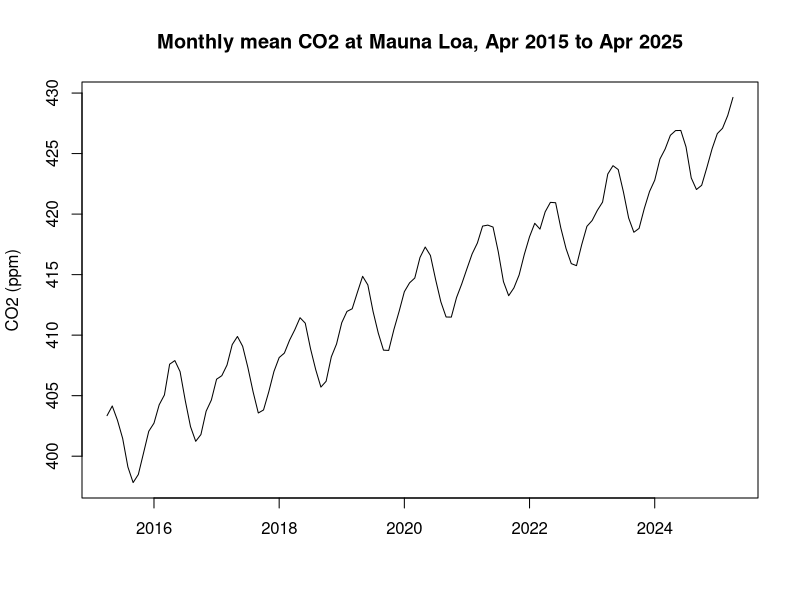
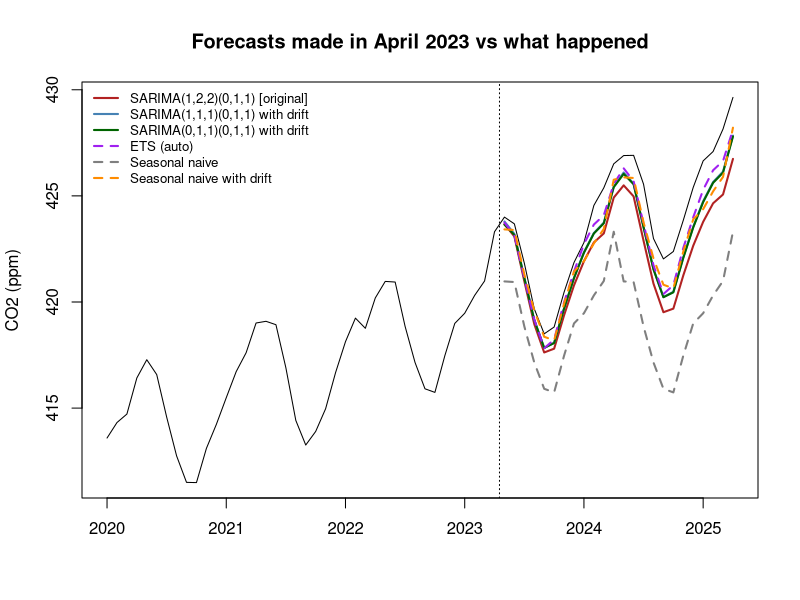
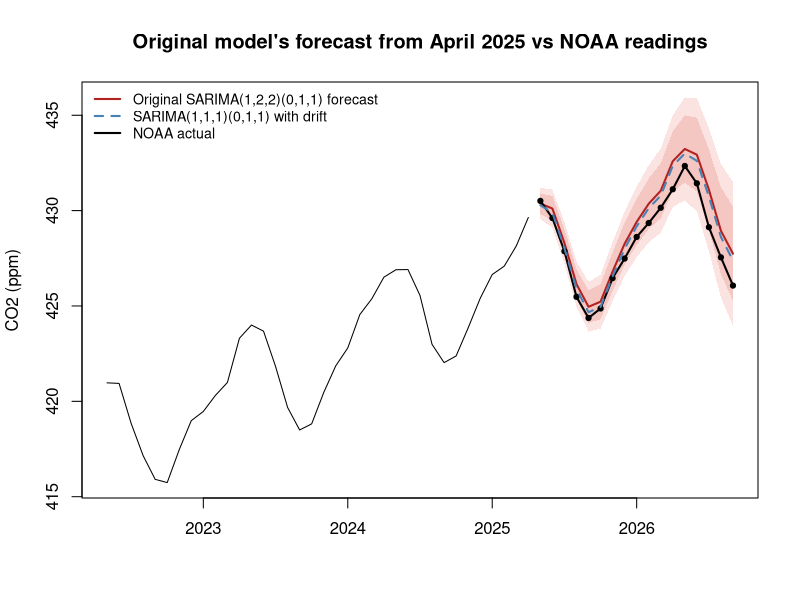

Reproduce these figures in R, in order.
## ---- chunk 1
knitr::opts_chunk$set(echo = TRUE, message = FALSE, warning = FALSE,
                      fig.width = 9, fig.height = 4.5, fig.align = "center",
                      dev = "png", dpi = 110,
                      fig.path = "figures/")
library(forecast)
library(tseries)
library(knitr)
library(kableExtra)
set.seed(42)

tbl <- function(x, caption, digits = 3) {
  kable(x, digits = digits, caption = caption) |>
    kable_styling(bootstrap_options = c("striped", "condensed"), full_width = FALSE)
}
## ---- chunk 2
d <- read.csv("data/co2_mlo_2015_2025.csv")
co2 <- ts(d$average, start = c(2015, 4), frequency = 12)

latest <- read.csv("data/co2_mlo_noaa_latest.csv")
latest <- latest[(latest$year * 12 + latest$month) > (2025 * 12 + 4), ]
actual_new <- ts(latest$average, start = c(2025, 5), frequency = 12)

tbl(data.frame(
  Series = c("Study data", "New NOAA readings"),
  Start = c("Apr 2015", "May 2025"),
  End = c("Apr 2025", format(as.Date(sprintf("%d-%02d-01", tail(latest$year, 1), tail(latest$month, 1))), "%b %Y")),
  Months = c(length(co2), length(actual_new)),
  `Min (ppm)` = c(min(co2), min(actual_new)),
  `Max (ppm)` = c(max(co2), max(actual_new)), check.names = FALSE
), "Monthly mean CO2 at Mauna Loa (NOAA GML)", digits = 2)
## ---- chunk 3
plot(co2, ylab = "CO2 (ppm)", xlab = "", main = "Monthly mean CO2 at Mauna Loa, Apr 2015 to Apr 2025")
## ---- chunk 4
spec <- list(
  "SARIMA(1,2,2)(0,1,1) [original]" = list(order = c(1, 2, 2), seasonal = c(0, 1, 1), drift = FALSE),
  "SARIMA(1,1,1)(0,1,1) with drift"  = list(order = c(1, 1, 1), seasonal = c(0, 1, 1), drift = TRUE),
  "SARIMA(0,1,1)(0,1,1) with drift"  = list(order = c(0, 1, 1), seasonal = c(0, 1, 1), drift = TRUE)
)
fit_spec <- function(y, s) Arima(y, order = s$order, seasonal = s$seasonal, include.drift = s$drift, method = "ML")

full_fits <- lapply(spec, fit_spec, y = co2)
ic <- data.frame(Model = names(full_fits),
                 AICc = sapply(full_fits, function(f) f$aicc),
                 `Ljung-Box p (lag 24)` = sapply(full_fits, function(f) Box.test(residuals(f), lag = 24, type = "Ljung-Box", fitdf = length(coef(f)))$p.value),
                 check.names = FALSE, row.names = NULL)
tbl(ic, "Full-sample fit (AICc is not comparable across different orders of differencing)")
## ---- chunk 5
h <- 24
train <- window(co2, end = c(2023, 4))
test  <- window(co2, start = c(2023, 5))

snaive_drift <- function(y, h) {
  fc <- snaive(y, h = h)
  slope <- mean(diff(y, lag = 12)) / 12
  fc$mean <- fc$mean + slope * rep(seq_len(ceiling(h / 12)), each = 12)[seq_len(h)] * 12
  fc
}

fcs <- c(lapply(spec, function(s) forecast(fit_spec(train, s), h = h)),
         list("ETS (auto)" = forecast(ets(train), h = h),
              "Seasonal naive" = snaive(train, h = h),
              "Seasonal naive with drift" = snaive_drift(train, h)))

acc <- t(sapply(fcs, function(f) accuracy(f$mean, test)[1, c("RMSE", "MAE", "MAPE")]))
scale_snaive <- mean(abs(diff(as.numeric(train), lag = 12)))
acc <- data.frame(Model = rownames(acc), acc,
                  MASE = sapply(fcs, function(f) mean(abs(test - f$mean)) / scale_snaive),
                  row.names = NULL)
tbl(acc[order(acc$RMSE), ], "Forecasts from Apr 2023, errors on May 2023 to Apr 2025 (ppm)", digits = 3)
## ---- chunk 6
plot(window(co2, start = c(2020, 1)), ylab = "CO2 (ppm)", xlab = "",
     main = "Forecasts made in April 2023 vs what happened",
     ylim = range(c(window(co2, start = c(2020, 1)), sapply(fcs, function(f) f$mean))))
cols <- c("firebrick", "steelblue", "darkgreen", "purple", "grey50", "darkorange")
for (i in seq_along(fcs)) lines(fcs[[i]]$mean, col = cols[i], lwd = 2, lty = ifelse(i > 3, 2, 1))
abline(v = 2023 + 3.5 / 12, lty = 3)
legend("topleft", legend = names(fcs), col = cols, lwd = 2, lty = c(1, 1, 1, 2, 2, 2), bty = "n", cex = 0.8)
## ---- chunk 7
best_holdout <- acc$Model[which.min(acc$RMSE)]
orig_rmse <- acc$RMSE[acc$Model == "SARIMA(1,2,2)(0,1,1) [original]"]
best_rmse <- min(acc$RMSE)
## ---- chunk 8
h2 <- length(actual_new)
fc_real <- c(lapply(full_fits, forecast, h = h2, level = c(80, 95)),
             list("ETS (auto)" = forecast(ets(co2), h = h2, level = c(80, 95))))

real_acc <- data.frame(
  Model = names(fc_real),
  RMSE = sapply(fc_real, function(f) sqrt(mean((actual_new - f$mean)^2))),
  MAE  = sapply(fc_real, function(f) mean(abs(actual_new - f$mean))),
  `Mean error (actual - forecast)` = sapply(fc_real, function(f) mean(actual_new - f$mean)),
  `Inside 95% band` = sapply(fc_real, function(f) sprintf("%d of %d", sum(actual_new >= f$lower[, 2] & actual_new <= f$upper[, 2]), h2)),
  check.names = FALSE, row.names = NULL)
tbl(real_acc, "Forecasts from Apr 2025 vs NOAA readings (ppm)", digits = 2)
## ---- chunk 9
f0 <- fc_real[[1]]
plot(f0, include = 36, main = "Original model's forecast from April 2025 vs NOAA readings",
     ylab = "CO2 (ppm)", xlab = "", fcol = "firebrick", shadecols = c("#fbe3e1", "#f4c7c3"),
     ylim = range(c(window(co2, start = c(2022, 5)), f0$lower[, 2], f0$upper[, 2], actual_new)))
lines(actual_new, col = "black", lwd = 2)
points(actual_new, pch = 19, cex = 0.7)
lines(fc_real[[2]]$mean, col = "steelblue", lwd = 2, lty = 2)
legend("topleft", bty = "n", cex = 0.85,
       legend = c("Original SARIMA(1,2,2)(0,1,1) forecast", "SARIMA(1,1,1)(0,1,1) with drift", "NOAA actual"),
       col = c("firebrick", "steelblue", "black"), lwd = 2, lty = c(1, 2, 1))
## ---- chunk 10
months_tbl <- data.frame(
  Month = format(seq(as.Date("2025-05-01"), by = "month", length.out = h2), "%b %Y"),
  Actual = as.numeric(actual_new),
  `Original forecast` = as.numeric(f0$mean),
  Error = as.numeric(actual_new - f0$mean),
  `95% band` = sprintf("%.1f to %.1f", f0$lower[, 2], f0$upper[, 2]), check.names = FALSE)
tbl(months_tbl, "Month by month: original model vs NOAA", digits = 2)

first_430 <- months_tbl$Month[which(months_tbl$Actual >= 430)[1]]
## ---- chunk 11
orig <- real_acc[1, ]
res <- data.frame(
  Question = c("Most accurate model on the 24-month holdout",
               "Original model, holdout RMSE (ppm)",
               "Original model vs reality, RMSE over the new months (ppm)",
               "Best model vs reality (RMSE, ppm)",
               "Original model, NOAA readings inside the 95% band",
               "First month at or above 430 ppm"),
  Answer = c(sprintf("%s (RMSE %.2f)", best_holdout, best_rmse),
             sprintf("%.2f", orig_rmse),
             sprintf("%.2f over %d months", orig$RMSE, h2),
             sprintf("%s (%.2f)", real_acc$Model[which.min(real_acc$RMSE)], min(real_acc$RMSE)),
             orig$`Inside 95% band`,
             first_430))
tbl(res, "Key results")
